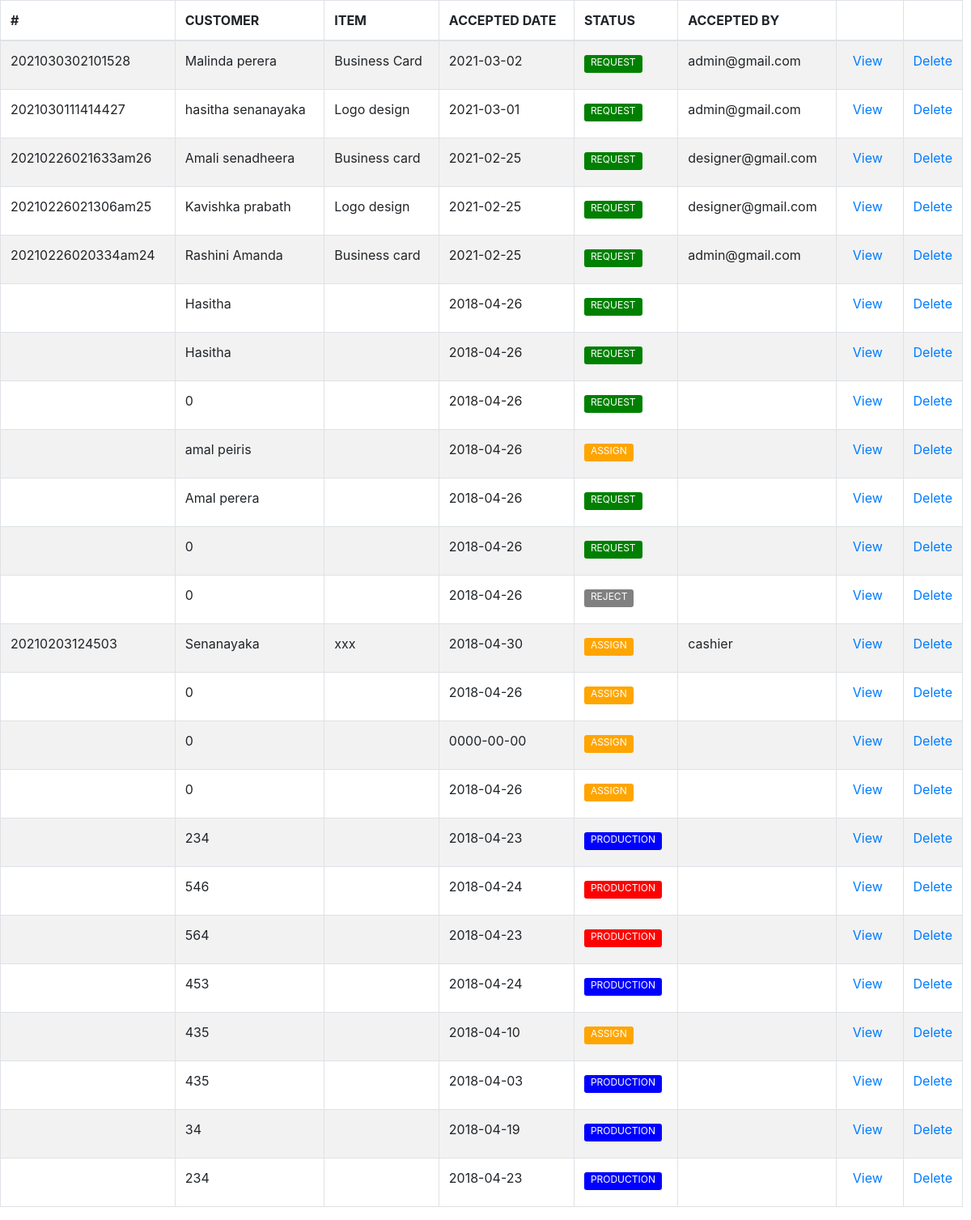
Page /tables/jobs_table.php (signed in) on the earlier database version.
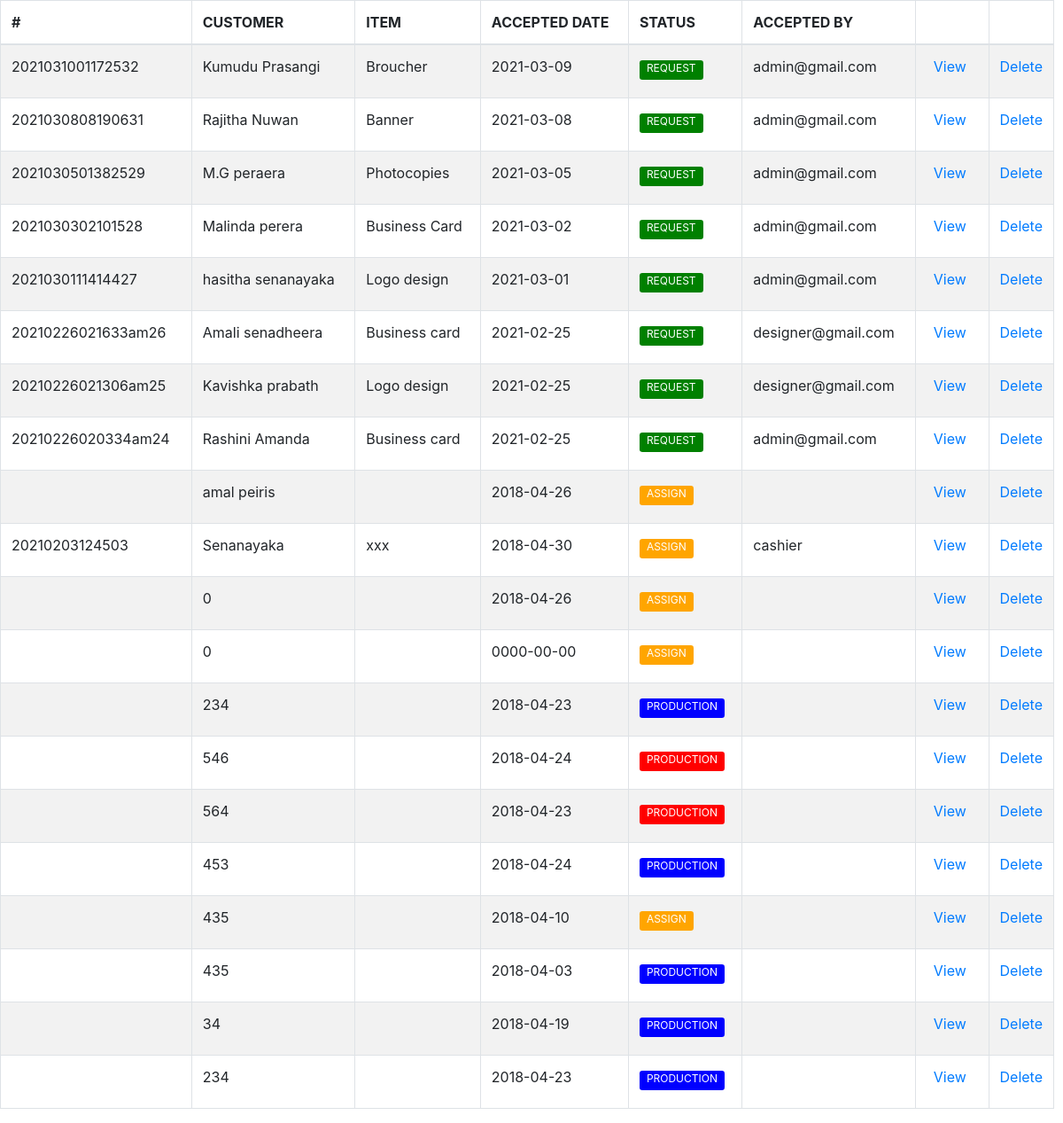
Same page on the later database version.
### tables this page shows
CREATE TABLE `jobs` (
  `id` int(11) NOT NULL,
  `job_no` varchar(100) NOT NULL,
  `customer` varchar(400) NOT NULL,
  `channel` varchar(100) NOT NULL,
  `job_type` varchar(100) NOT NULL,
  `product` varchar(100) NOT NULL,
  `category` varchar(100) NOT NULL,
  `material` varchar(64) NOT NULL,
  `size` varchar(50) NOT NULL,
  `bind` varchar(50) NOT NULL,
  `colour` text NOT NULL,
  `user_description` varchar(250) NOT NULL,
  `date` date NOT NULL,
  `quantity` decimal(10,2) NOT NULL,
  `budget` decimal(10,2) NOT NULL,
  `discount` decimal(10,2) NOT NULL,
  `discounted` decimal(10,2) NOT NULL,
  `ad_pay_amount` decimal(10,2) NOT NULL,
  `rest` decimal(10,2) NOT NULL,
  `admin_description` varchar(250) NOT NULL,
  `state` enum('request','design','production','reject','QA','complete','dispatch') NOT NULL,
  `accepted_by` varchar(100) NOT NULL,
  `checked_by` varchar(100) NOT NULL,
  `failed_reason` varchar(255) NOT NULL,
  `cash` decimal(10,2) NOT NULL,
  `change_amt` decimal(10,2) NOT NULL,
  `payment` decimal(10,2) NOT NULL,
  `dispatch_day` varchar(100) NOT NULL,
  `dispatch_year` varchar(10) NOT NULL,
  `dispatch_month` varchar(10) NOT NULL
);

### tables/jobs_table.php (the view, shortened to what this page needs)
<!DOCTYPE html>
<html>
<head>
</head>
<body>
      <?php
      require '../include/config.php';
      if(isset($_POST["query"]))
      {
         $search =$_POST["query"];
         $query = "SELECT * FROM jobs WHERE job_no LIKE '%".$search."%' ";
      }
      else
      {
      $query = "SELECT * FROM jobs ORDER BY id DESC";
      }
      $result = mysqli_query($conn ,$query);
      if(mysqli_num_rows($result)>0)
      {
      ?>
 <div class="tablealign">
 <?php include('../include/head.php'); ?>
  <table id="example" class="table table-striped table-bordered" style="width:100%">
   <thead>
    <tr>
     <th>#</th>
     <th>CUSTOMER</th>
     <th>ITEM</th>
     <th>ACCEPTED DATE</th>
     <th>STATUS</th>
     <th>ACCEPTED BY</th>
     <th></th>
     <th></th>
    </tr>
   </thead>
   <tbody>
   <?php
   while($row = mysqli_fetch_array($result))
   {
    echo '
    <tr>
     <td>'.$row["job_no"].'</td>
     <td>'.$row["customer"].'</td>
     <td>'.$row["product"].'</td>
     <td>'.$row["date"].'</td>';
     if($row["state"]=="request"){
        echo
        '<td> <label class="btn-sm" style="background-color:green; border: 0px; color: #ffffff; font-size: 12px; padding-top: 0px;">'."REQUEST".'</label></td>';
     }else if($row["state"]=="design" || $row["state"]=="production" || $row["state"]=="QA"){
        echo
        '<td> <label class="btn-sm" style="background-color:orange; border: 0px; color: #ffffff; font-size: 12px; padding-top: 0px;">'."ASSIGN".'</label></td>';
     }else if($row["state"]=="dispatch"){
        echo
        '<td> <label class="btn-sm" style="background-color:red; border: 0px; color: #ffffff; font-size: 12px; padding-top: 0px;">'."PRODUCTION".'</label></td>';
     }else if($row["state"]=="complete"){
        echo
        '<td> <label class="btn-sm" style="background-color:blue; border: 0px; color: #ffffff; font-size: 12px; padding-top: 0px;">'."PRODUCTION".'</label></td>';
     }else if($row["state"]=="reject"){
        echo
        '<td> <label class="btn-sm" style="background-color:gray; border: 0px; color: #ffffff; font-size: 12px; padding-top: 0px;">'."REJECT".'</label></td>';
     }
    echo '
     <td>'.$row["accepted_by"].'</td>
      <td><button type="button"  id="' .$row["id"].'" name="'.$row["id"].'" class="btn btn-primary btn-sm view_data" data-toggle="modal" data-target="#myModaljobs" style="background-color: transparent; border: 0px; color: #007bff; font-size: 16px; padding-top: 0px;">View</button></td>
     <td style="width: 5%;"><a href="../controller/jobs_controller?j_delete_id='.$row["id"].'" onclick="confirmation(event)">Delete</a></td>
    </tr>
     ';
   }
   ?>
   </tbody>
  </table>
</div>
   <?php
  }
  else
  {
   echo 'Data Not Found';
  }
  ?>
  </body>
  </html>

Differences in the rows shown:
removed jobs: customer "Hasitha", date "2018-04-26", state "REQUEST"
removed jobs: customer "Hasitha", date "2018-04-26", state "REQUEST"
removed jobs: customer "0", date "2018-04-26", state "REQUEST"
removed jobs: customer "Amal perera", date "2018-04-26", state "REQUEST"
removed jobs: customer "0", date "2018-04-26", state "REQUEST"
removed jobs: customer "0", date "2018-04-26", state "REJECT"
removed jobs: customer "0", date "2018-04-26", state "ASSIGN"
added jobs: job_no "2021031001172532", customer "Kumudu Prasangi", product "Broucher", date "2021-03-09", state "REQUEST", accepted_by "admin@gmail.com"
added jobs: job_no "2021030808190631", customer "Rajitha Nuwan", product "Banner", date "2021-03-08", state "REQUEST", accepted_by "admin@gmail.com"
added jobs: job_no "2021030501382529", customer "M.G peraera", product "Photocopies", date "2021-03-05", state "REQUEST", accepted_by "admin@gmail.com"
